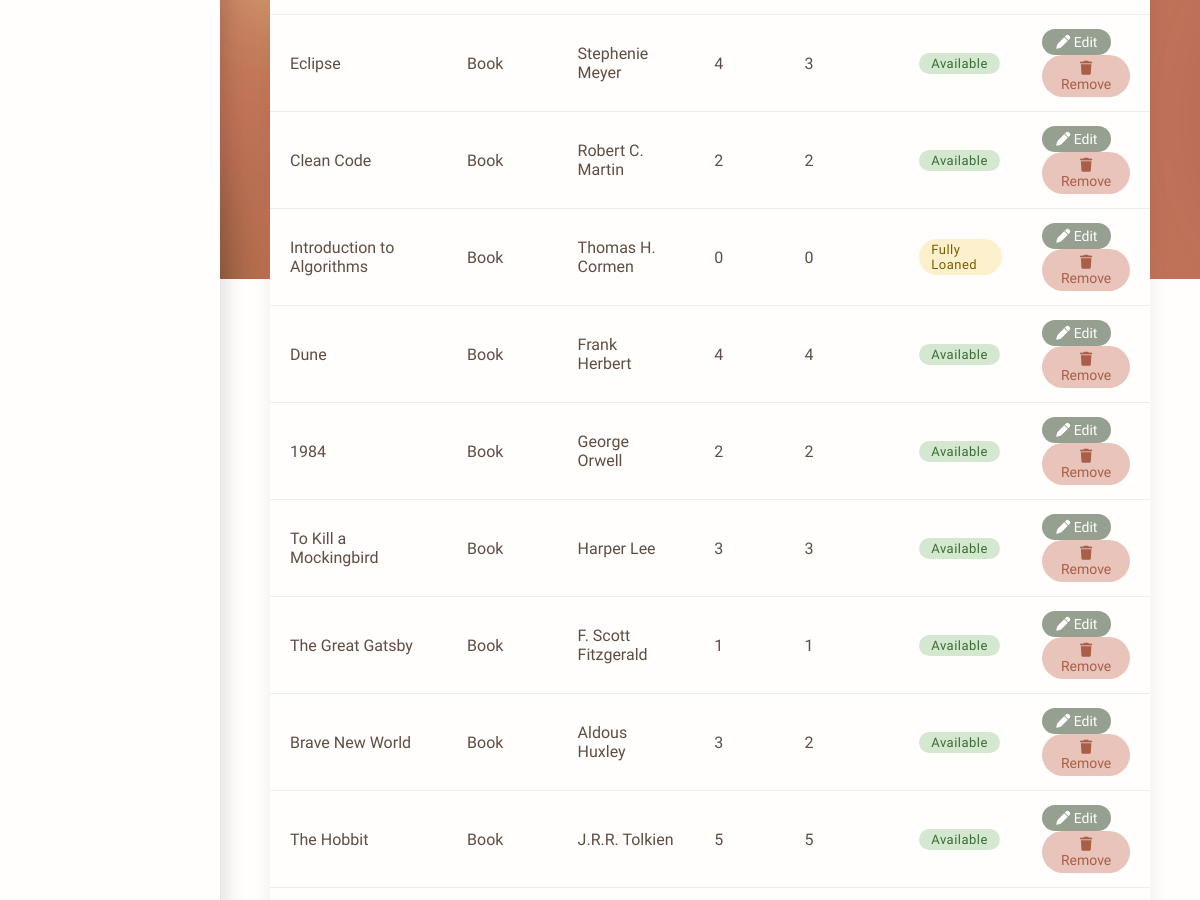
Before: /admin/items (signed in, middle part) with the older database file.
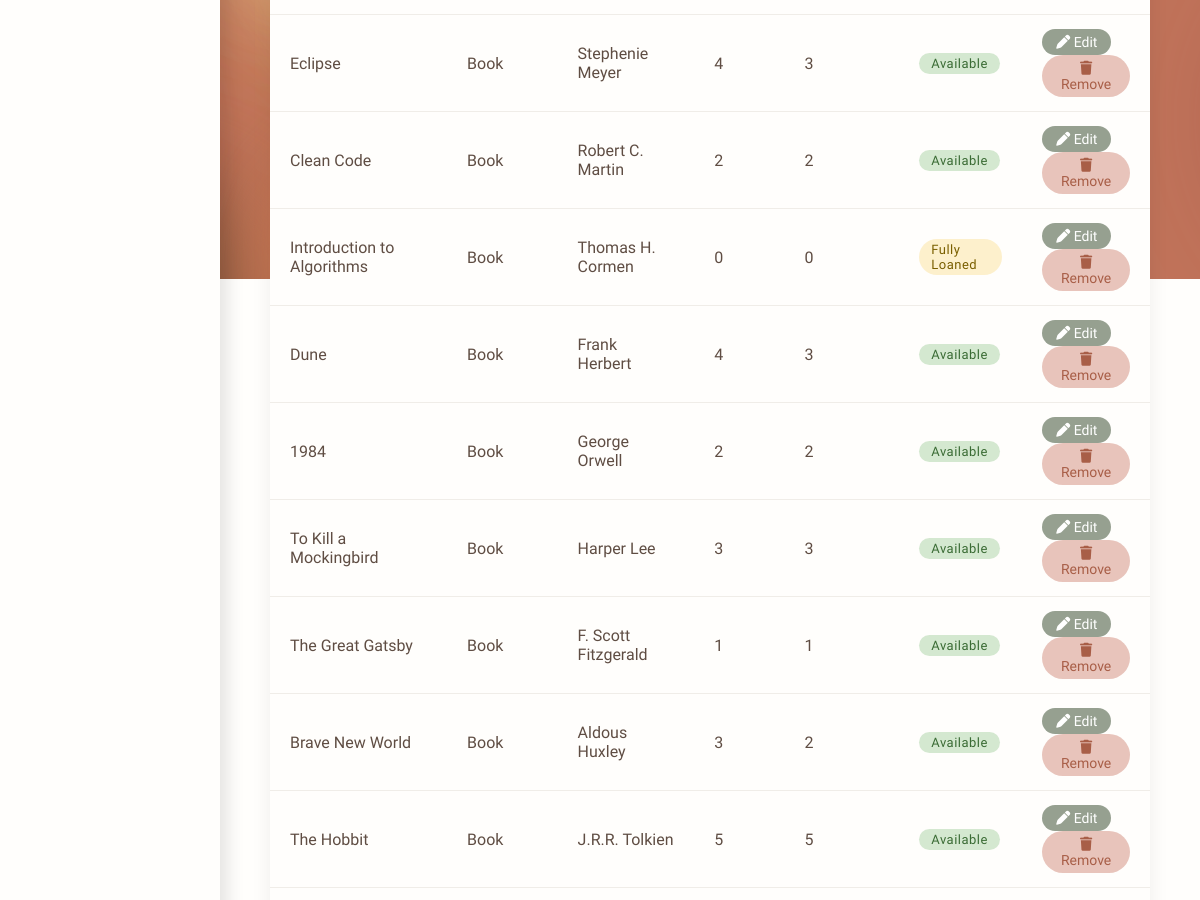
After: the same page with the newer database file.
### models/Items.py (models this page shows, shortened)
class Item(db.Model):
    __tablename__ = "Items"
    id                  = db.Column(db.Integer, primary_key = True)
    item_id             = db.Column(db.String(36), unique = True, nullable = False)
    title               = db.Column(db.String(200), nullable = False)
    description         = db.Column(db.String(300), nullable = True)
    qty                 = db.Column(db.Integer, nullable = False)
    available_qty       = db.Column(db.Integer, nullable = False)
    added_on            = db.Column(db.DateTime, default = utcnow)
    item_type           = db.Column(db.String(20), nullable = False)
    image_url           = db.Column(db.String(500), nullable = True)
    loan_days           = 14
    __mapper_args__ = {
        'polymorphic_on': item_type,
        'polymorphic_identity': 'item'
    }

class Book(Item):
    __tablename__ = "Books"
    id = db.Column(db.Integer, db.ForeignKey('Items.id'), primary_key=True)
    isbn = db.Column(db.String(35), unique=True, nullable=True)
    author = db.Column(db.String(150), nullable=False)
    publisher = db.Column(db.String(100), nullable=True)
    genre = db.Column(db.String(150), nullable=True)
    edition = db.Column(db.String(50), nullable=True)
    loan_days = 28
    __mapper_args__ = {
        'polymorphic_identity': 'Book'
    }

class Item(db.Model):
    __tablename__ = "Items"
    id                  = db.Column(db.Integer, primary_key = True)
    item_id             = db.Column(db.String(36), unique = True, nullable = False)
    title               = db.Column(db.String(200), nullable = False)
    description         = db.Column(db.String(300), nullable = True)
    qty                 = db.Column(db.Integer, nullable = False)
    available_qty       = db.Column(db.Integer, nullable = False)
    added_on            = db.Column(db.DateTime, default = utcnow)
    item_type           = db.Column(db.String(20), nullable = False)
    image_url           = db.Column(db.String(500), nullable = True)
    loan_days           = 14
    __mapper_args__ = {
        'polymorphic_on': item_type,
        'polymorphic_identity': 'item'
    }

### app.py (the view)
@app.route('/admin/items')
@login_required
def admin_items():
    if current_user.get_role().value != 'Admin':
        abort(403)
    q = request.args.get('q', '')
    if q:
        items = Item.query.filter(Item.title.ilike(f'%{q}%')).all()
    else:
        items = Item.query.all()
    return render_template('admin-items.html', items=items)

### app.py (called while the page is built)
@login_manager.user_loader
def load_user(user_id):
    return User.query.filter_by(user_id=user_id).first()

### models/users.py (called while the page is built)
    def get_role(self):
        return UserRole.ADMIN

### templates/admin-items.html (shortened to what this page needs)
{% extends "admin-layout.html" %}
{% block content %}
<div class="card">
    {% if items %}
    <table>
        <tbody>
            {% for item in items %}
            <tr>
                <td>{{ item.title }}</td>
                <td>{{ item.item_type }}</td>
                <td>
                    {% if item.author is defined %}
                        {{ item.author }}
                    {% elif item.director is defined %}
                        {{ item.director }}
                    {% else %}
                        —
                    {% endif %}
                </td>
                <td>{{ item.qty }}</td>
                <td>{{ item.available_qty }}</td>
                <td>
                    {% if item.available_qty > 0 %}
                        <span class="badge available">Available</span>
                    {% elif item.available_qty == 0 %}
                        <span class="badge loaned">Fully Loaned</span>
                    {% endif %}
                </td>
                <td>
                    <button class="action-btn edit" onclick="openEditModal(
                        '{{ item.item_id }}',
                        '{{ item.item_type }}',
                        '{{ item.title }}',
                        {{ item.qty }},
                        {{ item.available_qty }},
                        '{{ item.description or '' }}',
                        '{{ item.image_url or '' }}',
                        '{{ item.author if item.item_type == 'Book' else '' }}',
                        '{{ item.isbn if item.item_type == 'Book' else '' }}',
                        '{{ item.publisher if item.item_type == 'Book' else '' }}',
                        '{{ item.genre if item.item_type == 'Book' else '' }}',
                        '{{ item.edition if item.item_type == 'Book' else '' }}',
                        '{{ item.director if item.item_type == 'Movie' else '' }}',
                        '{{ item.format.value if item.item_type == 'Movie' else '' }}',
                        '{{ item.rating if item.item_type == 'Movie' else '' }}',
                        '{{ item.release_year if item.item_type == 'Movie' else '' }}',
                        '{{ item.brand if item.item_type == 'Computer' else '' }}',
                        '{{ item.os if item.item_type == 'Computer' else '' }}',
                        '{{ item.condition.value if item.item_type == 'Computer' else '' }}',
                        '{{ item.specs if item.item_type == 'Computer' else '' }}'
                    )">
                        <i class="fa-solid fa-pen"></i> Edit
                    </button>
                    <form method="POST" action="{{ url_for('admin_remove_item', item_id=item.item_id) }}" style="display:inline;">
                        <button type="submit" class="action-btn delete" onclick="return confirm('Are you sure you want to remove this item?')">
                            <i class="fa-solid fa-trash"></i> Remove
                        </button>
                    </form>
                </td>
            </tr>
            {% endfor %}
        </tbody>
    </table>
    {% else %}
    <div class="empty-state">
        <i class="fa-solid fa-box-open"></i>
        No items found{% if request.args.get('q') %} for "{{ request.args.get('q') }}"{% endif %}.
    </div>
    {% endif %}
</div>
{% endblock %}

Changed rows visible on the page:
changed through a linked row, Book "Frank Herbert": available_qty "4" → "3"
